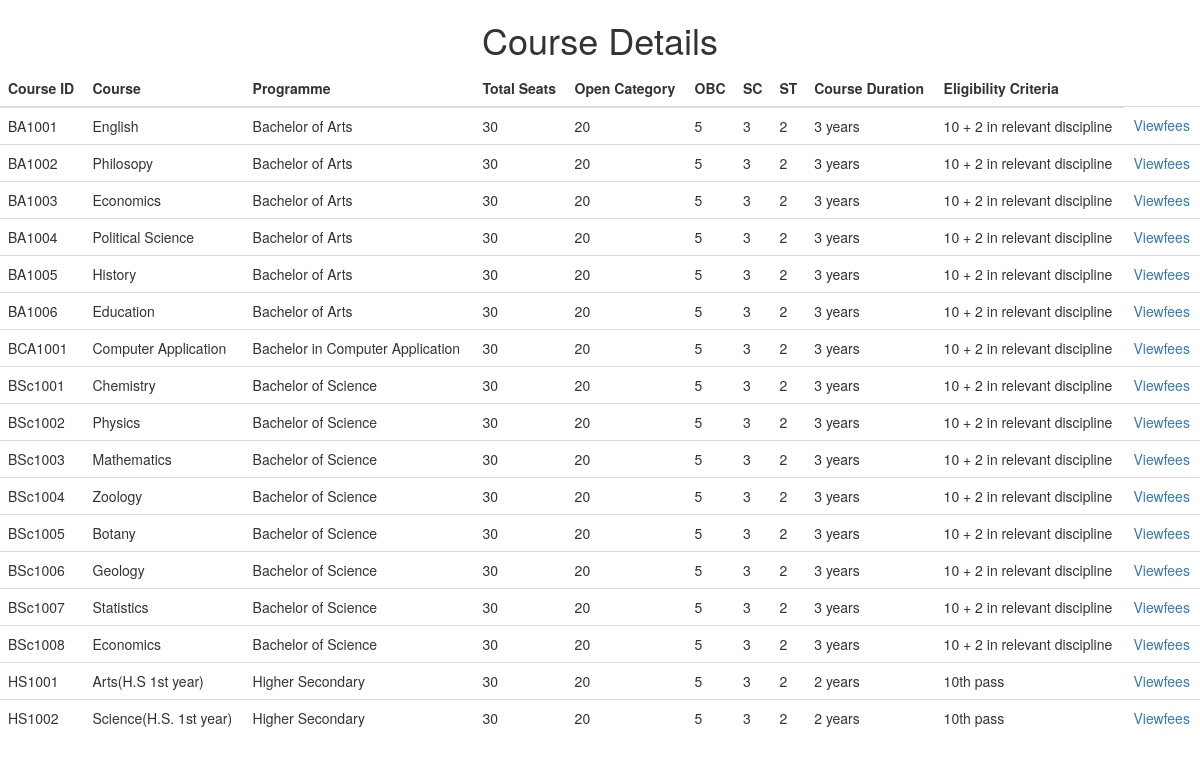
Page /student/viewcourse.php on the committed database.
### tables this page shows
CREATE TABLE `course_details` (
  `course_id` varchar(50) NOT NULL,
  `course_name` varchar(50) NOT NULL,
  `programme` varchar(50) NOT NULL,
  `total` int(50) NOT NULL,
  `open` int(50) NOT NULL,
  `obc` int(50) NOT NULL,
  `sc` int(50) NOT NULL,
  `st` int(50) NOT NULL,
  `course_duration` varchar(50) NOT NULL,
  `e_criteria` varchar(100) NOT NULL
);

### student/viewcourse.php (the view, shortened to what this page needs)
<!DOCTYPE html PUBLIC "-//W3C//DTD XHTML 1.0 Transitional//EN" "http://www.w3.org/TR/xhtml1/DTD/xhtml1-transitional.dtd">
<html xmlns="http://www.w3.org/1999/xhtml">
<head>
<link href="../bootstrap/bootstrap.min.css" rel="stylesheet" type="text/css"/>
</head>
<body>
<h1 align="center"> Course Details</h1>
<div class="row">
<div class="col-sm-12">
<table class=" table table-responsive">
<thead>
<th>Course ID</th>
<th>Course </th>
<th>Programme</th>
<th>Total Seats</th>
<th>Open Category</th>
<th>OBC</th>
<th>SC</th>
<th>ST</th>
<th>Course Duration</th>
<th>Eligibility Criteria</th>
</thead>
<tbody>
<?php
include("connect.php");
$sql="select * from course_details";
$rs=mysqli_query($con,$sql);
while($row=mysqli_fetch_row($rs))
{
	echo "<tr>";
	echo "<td>$row[0]</td>";
	echo "<td>$row[1]</td>";
	echo "<td>$row[2]</td>";
	echo "<td>$row[3]</td>";
	echo "<td>$row[4]</td>";
	echo "<td>$row[5]</td>";
	echo "<td>$row[6]</td>";
	echo "<td>$row[7]</td>";
	echo "<td>$row[8]</td>";
	echo "<td>$row[9]</td>";
	echo "<td><a href='viewfeesdetails.php?a=$row[0] & b=$row[2] & c=$row[3] & d=$row[3] & e=$row[4] & f=$row[5] & g=$row[6] & h=$row[7] & i=$row[8] & j=$row[9] & k=$row[10] & x=$row[11]'>Viewfees</a></td>";
	echo "</tr>";
}
?>
</tbody>
</table>
</div>
</div>
</body>
</html>

### rows in the picture
course_details: course_id "BA1001", course_name "English", programme "Bachelor of Arts", total "30", open "20", obc "5", sc "3", st "2", course_duration "3 years", e_criteria "10 + 2 in relevant discipline"
course_details: course_id "BA1002", course_name "Philosopy", programme "Bachelor of Arts", total "30", open "20", obc "5", sc "3", st "2", course_duration "3 years", e_criteria "10 + 2 in relevant discipline"
course_details: course_id "BA1003", course_name "Economics", programme "Bachelor of Arts", total "30", open "20", obc "5", sc "3", st "2", course_duration "3 years", e_criteria "10 + 2 in relevant discipline"
course_details: course_id "BA1004", course_name "Political Science", programme "Bachelor of Arts", total "30", open "20", obc "5", sc "3", st "2", course_duration "3 years", e_criteria "10 + 2 in relevant discipline"
course_details: course_id "BA1005", course_name "History", programme "Bachelor of Arts", total "30", open "20", obc "5", sc "3", st "2", course_duration "3 years", e_criteria "10 + 2 in relevant discipline"
course_details: course_id "BA1006", course_name "Education", programme "Bachelor of Arts", total "30", open "20", obc "5", sc "3", st "2", course_duration "3 years", e_criteria "10 + 2 in relevant discipline"
course_details: course_id "BCA1001", course_name "Computer Application", programme "Bachelor in Computer Application", total "30", open "20", obc "5", sc "3", st "2", course_duration "3 years", e_criteria "10 + 2 in relevant discipline"
course_details: course_id "BSc1001", course_name "Chemistry", programme "Bachelor of Science", total "30", open "20", obc "5", sc "3", st "2", course_duration "3 years", e_criteria "10 + 2 in relevant discipline"
course_details: course_id "BSc1002", course_name "Physics", programme "Bachelor of Science", total "30", open "20", obc "5", sc "3", st "2", course_duration "3 years", e_criteria "10 + 2 in relevant discipline"
course_details: course_id "BSc1003", course_name "Mathematics", programme "Bachelor of Science", total "30", open "20", obc "5", sc "3", st "2", course_duration "3 years", e_criteria "10 + 2 in relevant discipline"
course_details: course_id "BSc1004", course_name "Zoology", programme "Bachelor of Science", total "30", open "20", obc "5", sc "3", st "2", course_duration "3 years", e_criteria "10 + 2 in relevant discipline"
course_details: course_id "BSc1005", course_name "Botany", programme "Bachelor of Science", total "30", open "20", obc "5", sc "3", st "2", course_duration "3 years", e_criteria "10 + 2 in relevant discipline"
course_details: course_id "BSc1006", course_name "Geology", programme "Bachelor of Science", total "30", open "20", obc "5", sc "3", st "2", course_duration "3 years", e_criteria "10 + 2 in relevant discipline"
course_details: course_id "BSc1007", course_name "Statistics", programme "Bachelor of Science", total "30", open "20", obc "5", sc "3", st "2", course_duration "3 years", e_criteria "10 + 2 in relevant discipline"
course_details: course_id "BSc1008", course_name "Economics", programme "Bachelor of Science", total "30", open "20", obc "5", sc "3", st "2", course_duration "3 years", e_criteria "10 + 2 in relevant discipline"
course_details: course_id "HS1001", course_name "Arts(H.S 1st year)", programme "Higher Secondary", total "30", open "20", obc "5", sc "3", st "2", course_duration "2 years", e_criteria "10th pass"
course_details: course_id "HS1002", course_name "Science(H.S. 1st year)", programme "Higher Secondary", total "30", open "20", obc "5", sc "3", st "2", course_duration "2 years", e_criteria "10th pass"
